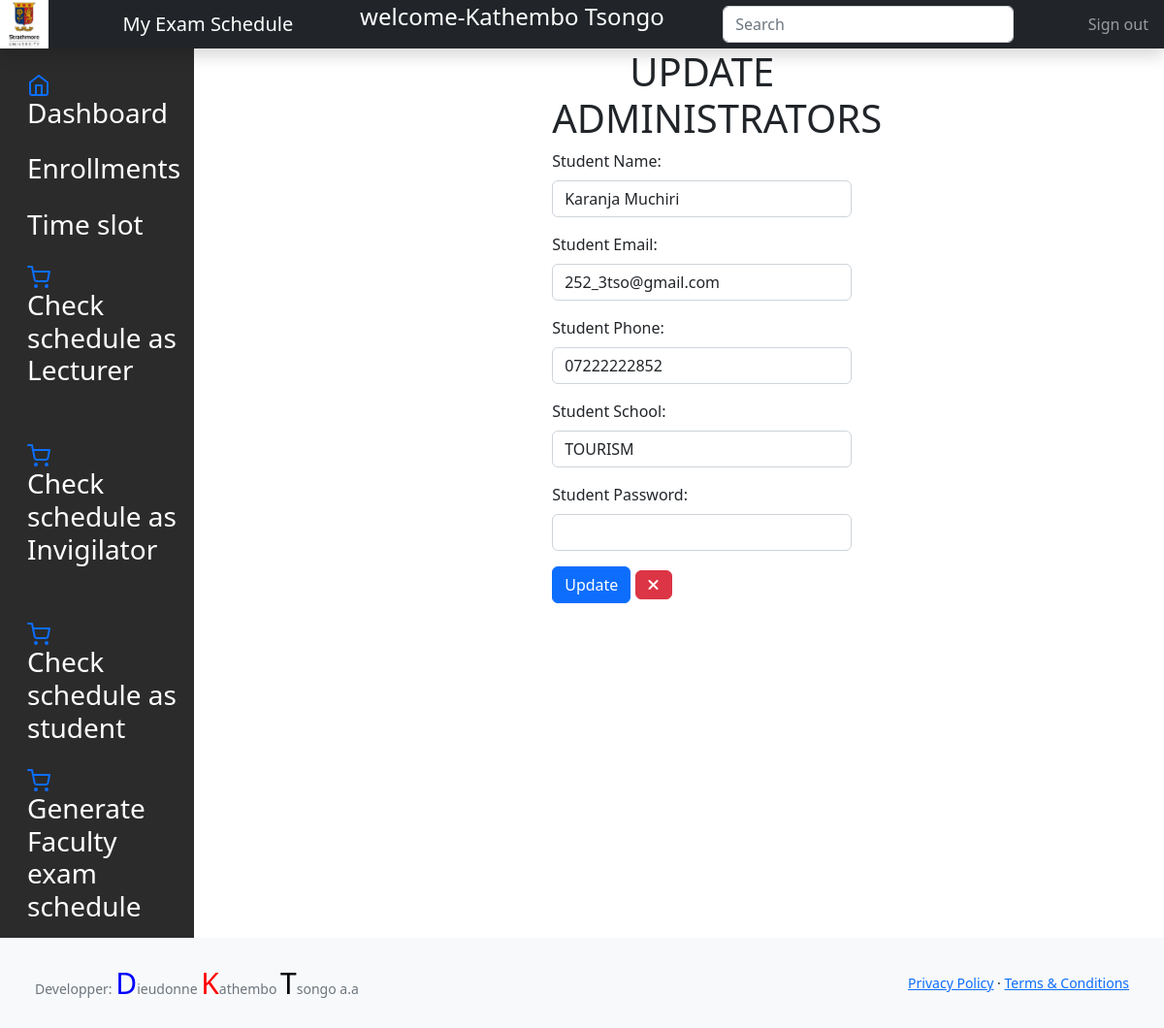
The page /system/edit_students_tourism.php?update_id=1310 (signed in) on the database as committed earlier.
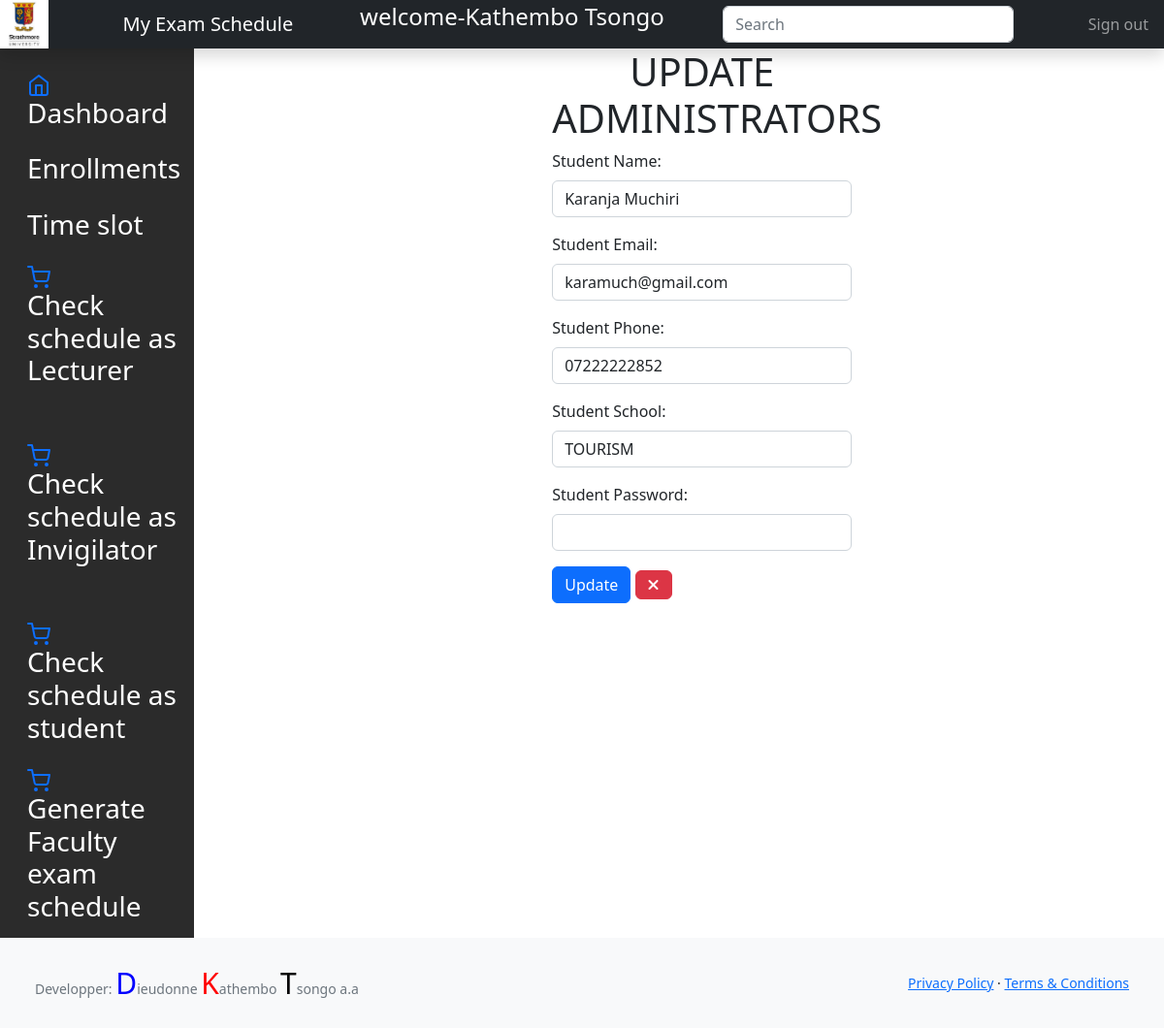
The same page on the database as committed later.
### tables this page shows
CREATE TABLE `students` (
  `student_id` int(11) NOT NULL,
  `student_code` int(50) NOT NULL,
  `student_name` varchar(50) NOT NULL,
  `student_email` varchar(30) DEFAULT NULL,
  `student_phone` varchar(30) DEFAULT NULL,
  `student_school` varchar(50) NOT NULL,
  `student_password` varchar(100) NOT NULL,
  `student_role` varchar(30) NOT NULL
);

### system/edit_students_tourism.php (the view, shortened to what this page needs)
<?php
include 'header.php';
include 'dbcon.php';
if (isset($_GET['update_id'])) {
    $update_id = $_GET['update_id'];
    $select_stmt = $conn->prepare('SELECT * FROM students WHERE student_id = :id');
    $select_stmt->bindParam(':id', $update_id);
    $select_stmt->execute();
    $row = $select_stmt->fetch(PDO::FETCH_ASSOC);
}
?>
<div class="container-fluid">
    <div class="row">
        <?php include "tourism_facadmin_sidebar.php"; ?>
        <main class="col-md-9 ms-sm-auto col-lg-10 px-md-4">
            <div class="container" style="margin-left:35%; width:35%">
                <div class="panel panel-default">
                    <div class="panel-heading">
                        <h1 style="text-align: center;">UPDATE ADMINISTRATORS</h1>
                    </div>
                    <div class="panel-body">
                        <form method="post">
                            <div class="mb-3">
                                <label for="updated_name" class="form-label">Student Name:</label>
                                <input type="text" name="updated_name" class="form-control" value="<?php echo $row['student_name']; ?>" required>
                            </div>
                            <div class="mb-3">
                                <label for="updated_email" class="form-label">Student Email:</label>
                                <input type="email" name="updated_email" class="form-control" value="<?php echo $row['student_email']; ?>" required>
                            </div>
                            <div class="mb-3">
                                <label for="updated_phone" class="form-label">Student Phone:</label>
                                <input type="text" name="updated_phone" class="form-control" value="<?php echo $row['student_phone']; ?>" required>
                            </div>
                            <div class="mb-3">
                                <label for="updated_school" class="form-label">Student School:</label>
                                <input type="text" name="updated_school" class="form-control" value="<?php echo $row['student_school']; ?>" required>
                            </div>
                            <div class="mb-3">
                                <label for="updated_password" class="form-label">Student Password:</label>
                                <input type="password" name="updated_password" class="form-control" required>
                            </div>
                            <button type="submit" class="btn btn-primary">Update</button>
                            <a href="read_tourism_students.php" style="text-decoration:none;"><span class="fas fa-times btn btn-danger"></span></a>
                        </form>
                    </div>
                </div>
            </div>
        </main>
        <?php require 'footer.php' ?>
    </div>
</div>

Rows that differ between the two databases and show on the page:
changed students "Karanja Muchiri": updated_email "252_3tso@gmail.com" → "karamuch@gmail.com"
